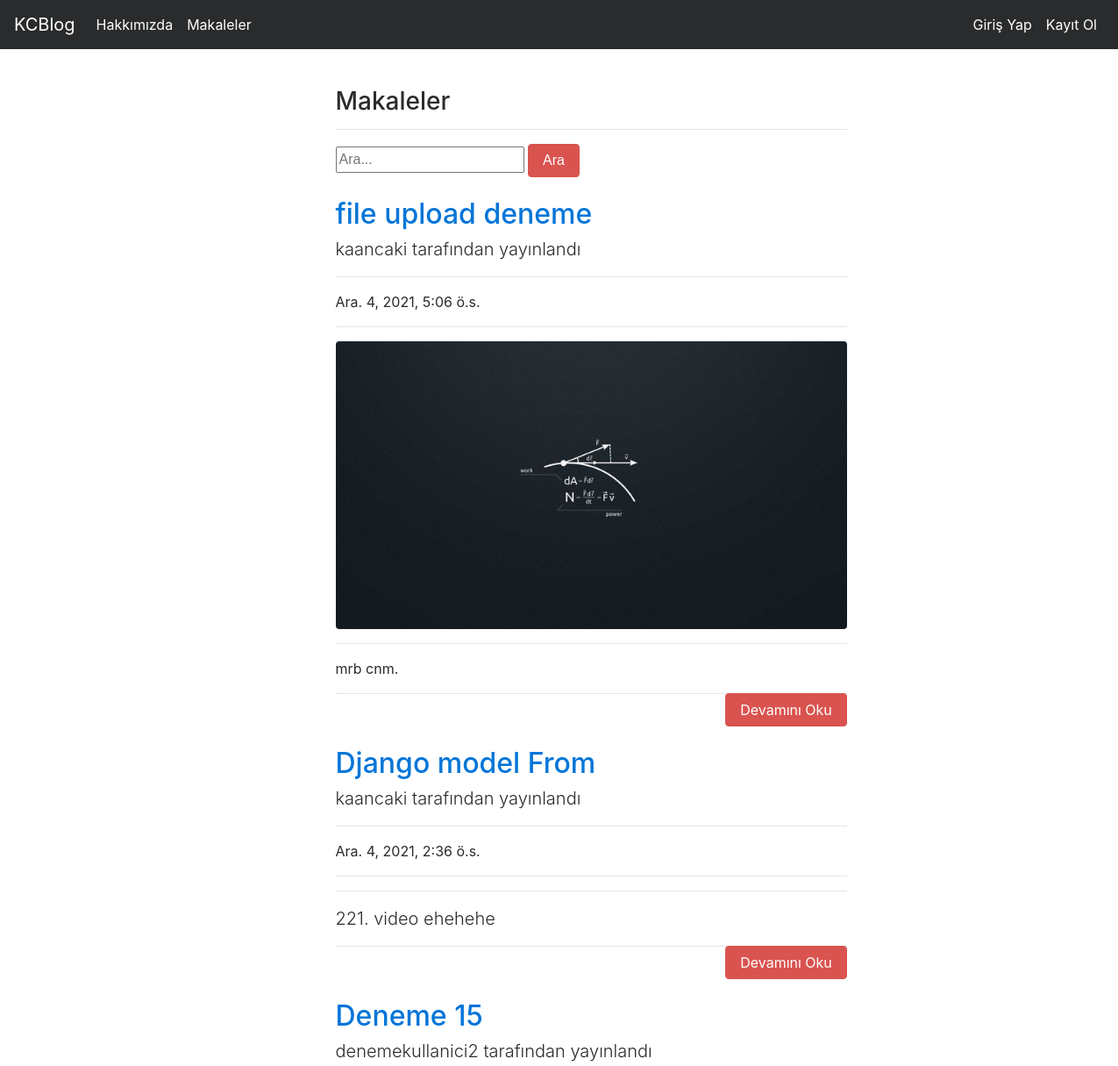
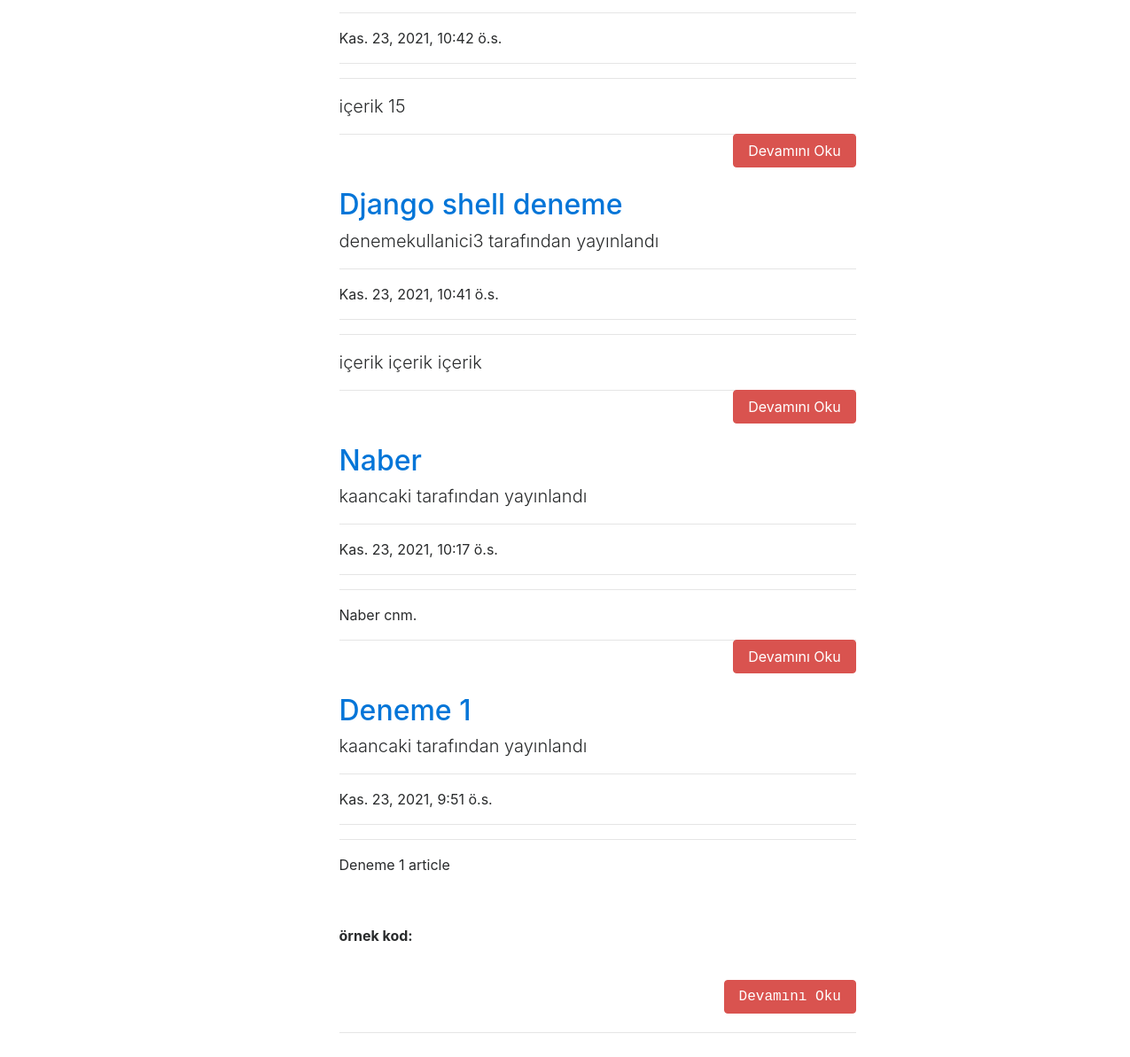
The app's page /articles/ with its own data (2 pictures, top to bottom).
### article/models.py (models this page shows, shortened)
class Article(models.Model):
    author = models.ForeignKey("auth.User",on_delete = models.CASCADE,verbose_name = "Yazar ")
    title = models.CharField(max_length = 50,verbose_name = "Başlık")
    content = RichTextField()
    created_date = models.DateTimeField(auto_now_add=True,verbose_name="Oluşturulma Tarihi")
    article_image = models.FileField(blank = True,null = True,verbose_name="Makaleye Fotoğraf Ekleyin")
    class Meta:
        ordering = ['-created_date']

### article/views.py (the view)
# urls.py: path('',views.articles,name = "articles"),
def articles(request):
    keyword = request.GET.get("keyword")
    if keyword:
        articles = Article.objects.filter(title__contains = keyword)
        return render(request,"articles.html",{"articles":articles})
    articles = Article.objects.all()
    return render(request,"articles.html",{"articles":articles})

### templates/articles.html (shortened to what this page needs)
{% extends "layout.html" %}
{% block body %}
<div class ="row">
        <div class="col-md-10 offset-md-3">
            <div class="col-lg-8">
                <h3>Makaleler</h3>
                <hr>
                </div>
        </div>
</div>
<div class ="row">
    <div class="col-md-10 offset-md-3">
        <div class="col-lg-8">
            <form>
                <input type="text" name = "keyword" class="input-sm" maxlength="64" placeholder="Ara...">
              <button type="submit" class="btn btn-danger">Ara</button>
            </form>
      </div>
    </div>
</div>
{% if articles %}
{% for article in articles %}
<div class="row">
    <div class="col-md-10 offset-md-3">
    <div class="col-lg-8">
      <a href="{% url 'article:detail' article.id %}"><h2 class="mt-4">{{article.title}}</h2></a>
      <p class="lead">
        {{article.author.username}} tarafından yayınlandı
      </p>
      <hr>
      <p>{{article.created_date}}</p>
      <hr>
      {% if article.article_image %}
      <a href="{% url 'article:detail' article.id %}"><img class="img-fluid rounded" src="{{article.article_image.url}}" alt=""></a>
      {% endif %}
      <hr>
      <p class="lead">
          {{article.content|safe|truncatewords:50}}
      </p>
      <a style ="float : right;" href="{% url 'article:detail' article.id %}" class ="btn btn-danger">Devamını Oku</a>
      <hr>
        </div>
      </div>
      </div>
{% endfor %}
{% endif %}
{% endblock body %}

### templates/layout.html (shortened to what this page needs)
<!DOCTYPE html>
{% load static %}
<html lang="en">
<head>
    <link rel="stylesheet" href="{% static 'css/bootstrap.min.css' %}">
</head>
<body>
        {% include "includes/navbar.html" %}
        <div style = "margin-top : 100px; margin-bottom:100px;" class = "container">
            {% block body %}
            {% endblock body %}
        </div>
    </body>
</html>

### templates/includes/navbar.html (shortened to what this page needs)
<nav class="navbar navbar-toggleable-md navbar-inverse fixed-top bg-inverse">
        <a class="navbar-brand" href="{% url 'index'  %}">KCBlog</a>
        <div class="collapse navbar-collapse" id="navbarCollapse">
          <ul class="navbar-nav mr-auto">
            <li class="nav-item active">
              <a class="nav-link" href="{% url 'about'  %}">Hakkımızda</a>
            </li>
            <li class="nav-item active">
                <a class="nav-link" href="{% url 'article:articles'  %}">Makaleler</a>
            </li>
          </ul>
          <ul class="navbar-nav ml-auto">
          {% if request.user.is_authenticated %}
          <li class="nav-item active">
            <a class="nav-link" href="{% url 'article:dashboard'  %}">Kontrol Paneli</a>
          </li>
          <li class="nav-item active">
            <a class="nav-link" href="{% url 'user:logout'  %}">Çıkış Yap</a>
          </li>
          {% else %}
          <li class="nav-item active">
            <a class="nav-link" href="{% url 'user:login'  %}">Giriş Yap</a>
          </li>
          {% endif %}
          <li class="nav-item active">
            <a class="nav-link" href="{% url 'user:register'  %}">Kayıt Ol</a>
          </li>
          </ul>
        </div>
</nav>

### records on screen
Article: title "file upload deneme", author.username "kaancaki", created_date "Ara. 4, 2021, 5:06 ö.s.", article_image (picture), content "mrb cnm."
Article: title "Django model From", author.username "kaancaki", created_date "Ara. 4, 2021, 2:36 ö.s.", content "221. video ehehehe"
Article: title "Deneme 15", author.username "denemekullanici2", created_date "Kas. 23, 2021, 10:42 ö.s.", content "içerik 15"
Article: title "Django shell deneme", author.username "denemekullanici3", created_date "Kas. 23, 2021, 10:41 ö.s.", content "içerik içerik içerik"
Article: title "Naber", author.username "kaancaki", created_date "Kas. 23, 2021, 10:17 ö.s.", content "Naber cnm."
Article: title "Deneme 1", author.username "kaancaki", created_date "Kas. 23, 2021, 9:51 ö.s.", content "Deneme 1 article örnek kod:"
